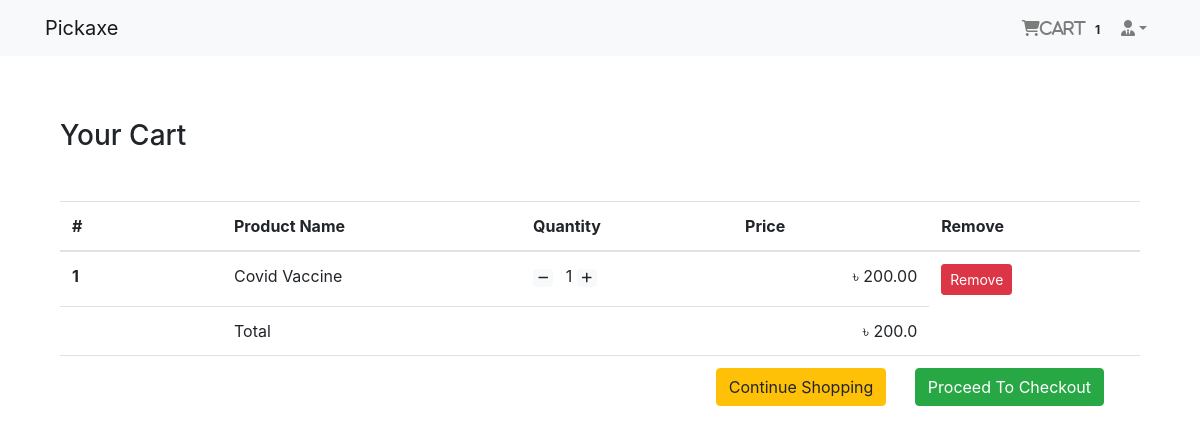
The page /order/cart/ (signed in) on the database as committed earlier.
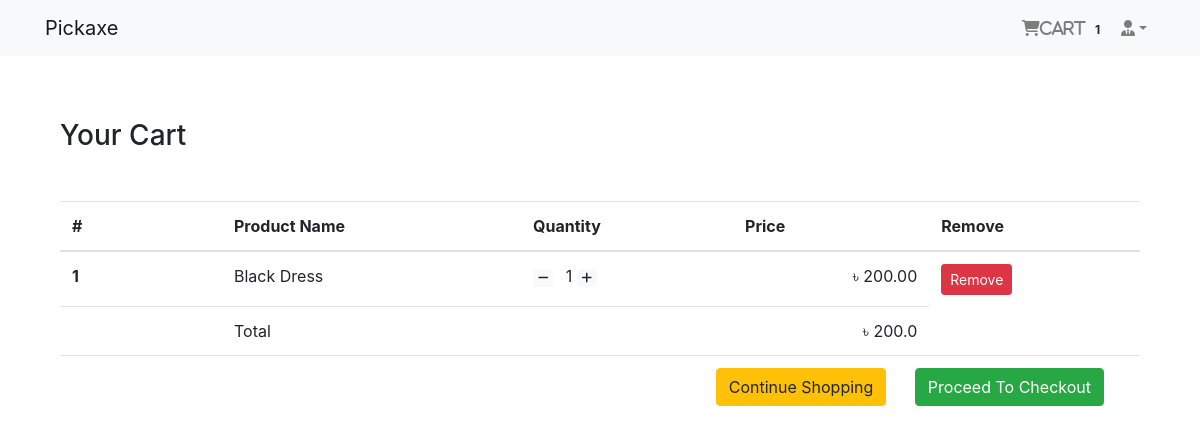
The same page on the database as committed later.
### login_app/models.py (models this page shows, shortened)
class User(AbstractBaseUser, PermissionsMixin):
    email = models.EmailField(unique=True, null=False)
    is_staff = models.BooleanField(
        gettext_lazy('staff status'),
        default=False,
        help_text=gettext_lazy('Designates whether the user can log in this site')
    )
    is_active = models.BooleanField(
        gettext_lazy('active'),
        default=True,
        help_text=gettext_lazy(
            'Designates whether this user should be treated as active. Unselect this instead of deleting')
    )
    USERNAME_FIELD = 'email'
    object = MyUserManager()

### order_app/models.py (models this page shows, shortened)
class Order(models.Model):
    order_items = models.ManyToManyField(Cart)
    user = models.ForeignKey(settings.AUTH_USER_MODEL,on_delete=models.CASCADE)
    ordered = models.BooleanField(default=False)
    created = models.DateTimeField(auto_now_add=True)
    paymentId = models.CharField(max_length=264, blank=True,null=True)
    orderId = models.CharField(max_length=200, blank=True,null=True)
    def get_totals(self):
        total = 0
        for order in self.order_items.all():
            total += float(order.get_total())
        return total

class Cart(models.Model):
    user = models.ForeignKey(settings.AUTH_USER_MODEL, on_delete=models.CASCADE, related_name='cart')
    item = models.ForeignKey(Product, on_delete=models.CASCADE)
    quantity = models.IntegerField(default=1)
    purchased = models.BooleanField(default=False)
    created = models.DateTimeField(auto_now_add=True)
    updated = models.DateTimeField(auto_now=True)
    def get_total(self):
        total = self.item.price * self.quantity
        float_total = format(total, '0.2f')
        return float_total

### shop_app/models.py (models this page shows, shortened)
class Product(models.Model):
    main_image = models.ImageField(upload_to='products/')
    name = models.CharField(max_length=264)
    category = models.ForeignKey(Category, on_delete=models.CASCADE, related_name='category')
    preview_text = models.TextField(max_length=200, verbose_name='Preview Text')
    detail_text = models.TextField(max_length=1000, verbose_name='Description')
    price = models.FloatField()
    old_price = models.FloatField(default=0.00)
    created = models.DateTimeField(auto_now_add=True)
    class Meta:
        ordering = ['-created',]

### order_app/views.py (the view)
# urls.py: path('cart/', views.cart_view, name='cart-view'),
@login_required()
def cart_view(request):
    carts = Cart.objects.filter(user=request.user, purchased=False)
    orders = Order.objects.filter(user=request.user, ordered=False)
    if carts.exists() and orders.exists():
        order = orders[0]
        return render(request, 'order_app/cart.html', context={'carts': carts, 'orders': order})
    else:
        messages.warning(request, "You don't have any item in your cart!")
        return redirect('shop_app:home')

### order_app/templatetags/cart_tag.py (called while the page is built)
@register.filter
def cart_total(user):
    order = Order.objects.filter(user=user, ordered=False)
    if order.exists():
        return order[0].order_items.count()
    else:
        return 0

### templates/order_app/cart.html
{% extends 'base.html' %}
{% block body_block %}
    <div class="container my-5">
    <div class="my-5">
        <h3>Your Cart</h3>
    </div>
    <table class="table table-hover">
        <thead>
        <tr>
            <th scope="col" width="15%">#</th>
            <th scope="col">Product Name</th>
            <th scope="col">Quantity</th>
            <th scope="col" align="right">Price</th>
            <th scope="col">Remove</th>
        </tr>
        </thead>
        <tbody>
        {% for cart in carts %}
            <tr>
            <th scope="row">{{ forloop.counter }}</th>
                <td>{{ cart.item.name }}</td>
            <td>
                <a class="mr-2" href="{% url 'order_app:decrease' cart.item.pk %}"> <span class="badge badge-light"><i class="fas fa-minus"></i></span></a>
                {{ cart.quantity }}
                <a class="mr-2" href="{% url 'order_app:increase' cart.item.pk %}"> <span class="badge badge-light"><i class="fas fa-plus"></i></span></a>
            </td>
            <td align="right">&#2547; {{ cart.get_total }}</td>
            <td><a href="{% url 'order_app:cart-remove' cart.item.pk %}" class="btn btn-danger btn-sm">Remove</a></td>
            </tr>
        {% endfor %}
        <tr>
            <th scope="row"></th>
            <td colspan="2">Total</td>
            <td align="right">&#2547; {{ orders.get_totals }}</td>
        </tr>
        <tr>
            <th scope="row"></th>
            <td colspan="4" class="text-right">
                <a href="{% url 'shop_app:home' %}" class="btn btn-warning mr-4"> Continue Shopping</a>
                <a href="{% url 'payment_app:checkout' %}" class="btn btn-success mr-4"> Proceed To Checkout</a>
            </td>
        </tr>
        </tbody>
    </table>
    </div>
{% endblock %}

### templates/base.html (shortened to what this page needs)
{% load static %}
<!DOCTYPE html>
<html lang="en">
<head>
    <link rel="stylesheet" href="https://cdn.jsdelivr.net/npm/bootstrap@4.6.2/dist/css/bootstrap.min.css">
    <link rel="stylesheet" href="{% static 'main.css' %}">
</head>
<body>
{% include 'navbar.html' %}
<div class="container" style="padding-top: 15px">
    {% block body_block %}
    {% endblock %}
</div>
</body>
</html>

### templates/navbar.html (shortened to what this page needs)
{% load cart_tag %}
<nav class="navbar navbar-expand-lg navbar-light bg-light">
    <nav class="container">
        <a class="navbar-brand" href="{% url 'shop_app:home' %}">Pickaxe</a>
        <div class="collapse navbar-collapse" id="navbarNav">
            <ul class="navbar-nav ml-auto">
                {% if request.user.is_authenticated %}
                    <li class="nav-item">
                    <a href="{% url 'order_app:cart-view' %}" class="nav-link">
                        <i class="fa fa-shopping-cart">Cart</i>
                        <span class="badge badge-light">{{ request.user | cart_total }}</span>
                    </a>
                    </li>
                    <li class="nav-item dropdown">
                        <a class="nav-link dropdown-toggle" href="#" id="navbarDropdown" role="button"
                           data-toggle="dropdown"
                           aria-haspopup="true" aria-expanded="false"><i
                                class="fas fa-user-tie"></i>{{ reuquest.user.profile.username }}</a>
                    </li>
                {% else %}
                    <li class="nav-item">
                    <a href="{% url 'login_app:login' %}" class="btn btn-primary">Login</a>
                    </li>
                {% endif %}
            </ul>
        </div>
    </nav>
</nav>

Rows that differ between the two databases and show on the page:
no longer on this page (row edited): Cart: item.name "Covid Vaccine", quantity "1", get_total "200.00"
added Cart: item.name "Black Dress", quantity "1", get_total "200.00"
